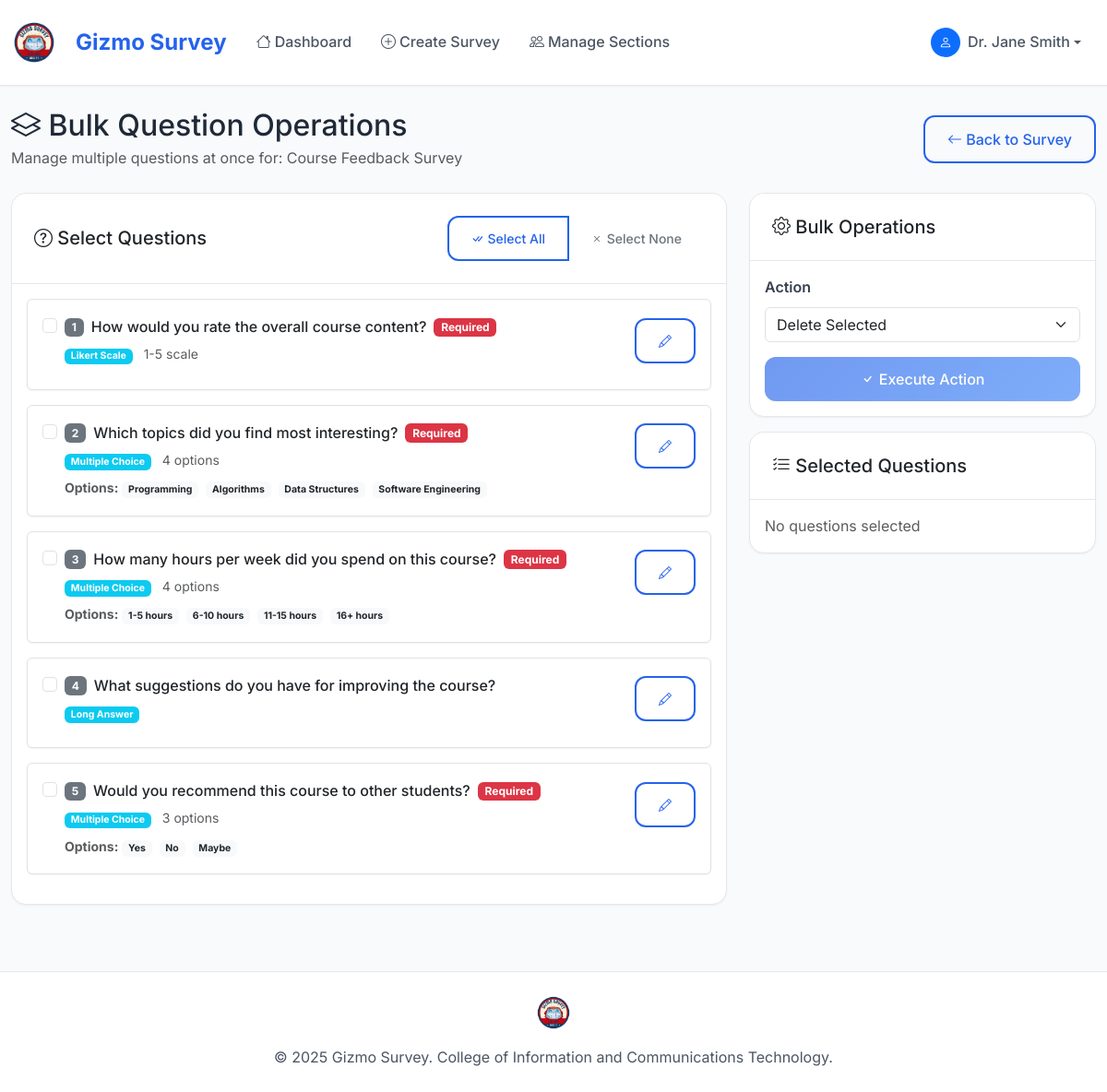
Screenshot of /teacher/survey/1/questions/bulk/ (signed in) with the database file from the repository.
### myapp/models.py (models this page shows, shortened)
class Survey(models.Model):
    title = models.CharField(max_length=200)
    description = models.TextField(blank=True)
    created_by = models.ForeignKey(User, on_delete=models.CASCADE, related_name='created_surveys')
    sections = models.ManyToManyField(Section, related_name='surveys')
    is_active = models.BooleanField(default=True)
    created_at = models.DateTimeField(auto_now_add=True)
    updated_at = models.DateTimeField(auto_now=True)
    due_date = models.DateTimeField(null=True, blank=True)
    class Meta:
        ordering = ['-created_at']

class Question(models.Model):
    QUESTION_TYPES = [
        ('multiple_choice', 'Multiple Choice'),
        ('likert_scale', 'Likert Scale'),
        ('short_answer', 'Short Answer'),
        ('long_answer', 'Long Answer'),
    ]
    survey = models.ForeignKey(Survey, on_delete=models.CASCADE, related_name='questions')
    question_text = models.TextField()
    question_type = models.CharField(max_length=20, choices=QUESTION_TYPES)
    is_required = models.BooleanField(default=True)
    order = models.PositiveIntegerField(default=0)
    options = models.JSONField(default=list, blank=True)
    likert_min = models.IntegerField(default=1)
    likert_max = models.IntegerField(default=5)
    likert_labels = models.JSONField(default=list, blank=True)
    class Meta:
        ordering = ['order']

### myapp/views.py (the view)
# urls.py: path('teacher/survey/<int:survey_id>/questions/bulk/', views.question_bulk_operations, name='question_bulk_operations'),
@login_required
def question_bulk_operations(request, survey_id):
    profile = UserProfile.objects.get(user=request.user)
    if profile.role != 'teacher':
        messages.error(request, 'Access denied. Teacher access required.')
        return redirect('home')
    survey = get_object_or_404(Survey, id=survey_id, created_by=request.user)
    if request.method == 'POST':
        form = QuestionBulkForm(request.POST)
        if form.is_valid():
            action = form.cleaned_data['action']
            question_ids = form.cleaned_data['question_ids'].split(',')
            questions = Question.objects.filter(id__in=question_ids, survey=survey)
            if action == 'delete':
                count = questions.count()
                questions.delete()
                messages.success(request, f'{count} questions deleted successfully!')
            elif action == 'reorder':
                new_order = form.cleaned_data['new_order']
                if new_order:
                    order_numbers = [int(x.strip()) for x in new_order.split(',') if x.strip()]
                    for i, question in enumerate(questions):
                        if i < len(order_numbers):
                            question.order = order_numbers[i]
                            question.save()
                    messages.success(request, 'Questions reordered successfully!')
            elif action == 'toggle_required':
                for question in questions:
                    question.is_required = not question.is_required
                    question.save()
                messages.success(request, 'Required status toggled successfully!')
            elif action == 'change_type':
                new_type = form.cleaned_data['new_type']
                if new_type:
                    questions.update(question_type=new_type)
                    messages.success(request, f'Question type changed to {new_type} successfully!')
            return redirect('edit_survey', survey_id=survey.id)
    else:
        form = QuestionBulkForm()
    context = {
        'survey': survey,
        'form': form,
        'profile': profile,
    }
    return render(request, 'myapp/question_bulk_operations.html', context)

### myapp/templates/myapp/question_bulk_operations.html (shortened to what this page needs)
{% extends 'myapp/base.html' %}
{% block content %}
<div class="container-fluid py-4">
    <div class="row">
        <div class="col-12">
            <div class="d-flex justify-content-between align-items-center mb-4">
                <div>
                    <h2 class="mb-1">
                        <i class="bi bi-layers"></i> Bulk Question Operations
                    </h2>
                    <p class="text-muted mb-0">
                        Manage multiple questions at once for: {{ survey.title }}
                    </p>
                </div>
                <div class="d-flex gap-2">
                    <a href="{% url 'edit_survey' survey.id %}" class="btn btn-outline-primary">
                        <i class="bi bi-arrow-left"></i> Back to Survey
                    </a>
                </div>
            </div>
        </div>
    </div>
    <div class="row">
        <div class="col-lg-8">
            <div class="card">
                <div class="card-header d-flex justify-content-between align-items-center">
                    <h5 class="mb-0">
                        <i class="bi bi-question-circle"></i> Select Questions
                    </h5>
                    <div class="btn-group" role="group">
                        <button type="button" class="btn btn-outline-primary btn-sm" onclick="selectAll()">
                            <i class="bi bi-check-all"></i> Select All
                        </button>
                        <button type="button" class="btn btn-outline-secondary btn-sm" onclick="selectNone()">
                            <i class="bi bi-x"></i> Select None
                        </button>
                    </div>
                </div>
                <div class="card-body">
                    {% if survey.questions.all %}
                        <div class="questions-list" id="questionsList">
                            {% for question in survey.questions.all %}
                                <div class="question-item mb-3 p-3 border rounded" data-question-id="{{ question.id }}">
                                    <div class="form-check">
                                        <input class="form-check-input question-checkbox" type="checkbox"
                                               value="{{ question.id }}" id="question_{{ question.id }}">
                                        <label class="form-check-label w-100" for="question_{{ question.id }}">
                                            <div class="d-flex justify-content-between align-items-start">
                                                <div class="flex-grow-1">
                                                    <div class="d-flex align-items-center mb-2">
                                                        <span class="badge bg-secondary me-2">{{ question.order }}</span>
                                                        <h6 class="mb-0">{{ question.question_text }}</h6>
                                                        {% if question.is_required %}
                                                            <span class="badge bg-danger ms-2">Required</span>
                                                        {% endif %}
                                                    </div>
                                                    <div class="small text-muted mb-2">
                                                        <span class="badge bg-info">{{ question.get_question_type_display }}</span>
                                                        {% if question.question_type == 'multiple_choice' and question.options %}
                                                            <span class="ms-2">{{ question.options|length }} options</span>
                                                        {% elif question.question_type == 'likert_scale' %}
                                                            <span class="ms-2">{{ question.likert_min }}-{{ question.likert_max }} scale</span>
                                                        {% endif %}
                                                    </div>
                                                    {% if question.question_type == 'multiple_choice' and question.options %}
                                                        <div class="small text-muted">
                                                            <strong>Options:</strong>
                                                            {% for option in question.options %}
                                                                <span class="badge bg-light text-dark me-1">{{ option }}</span>
                                                            {% endfor %}
                                                        </div>
                                                    {% endif %}
                                                </div>
                                                <div class="btn-group" role="group">
                                                    <a href="{% url 'edit_question' question.id %}" class="btn btn-outline-primary btn-sm">
                                                        <i class="bi bi-pencil"></i>
                                                    </a>
                                                </div>
                                            </div>
                                        </label>
                                    </div>
                                </div>
                            {% endfor %}
                        </div>
                    {% endif %}
                </div>
            </div>
        </div>
        <div class="col-lg-4">
            <div class="card">
                <div class="card-header">
                    <h5 class="mb-0">
                        <i class="bi bi-gear"></i> Bulk Operations
                    </h5>
                </div>
                <div class="card-body">
                    <form method="post" id="bulkForm">
                        <div class="mb-3">
                            <label for="{{ form.action.id_for_label }}" class="form-label">Action</label>
                            {{ form.action }}
                        </div>
                        <div class="d-grid">
                            <button type="submit" class="btn btn-primary" id="submitBtn" disabled>
                                <i class="bi bi-check"></i> Execute Action
                            </button>
                        </div>
                    </form>
                </div>
            </div>
            <div class="card mt-3">
                <div class="card-header">
                    <h5 class="mb-0">
                        <i class="bi bi-list-check"></i> Selected Questions
                    </h5>
                </div>
                <div class="card-body">
                    <div id="selectedSummary">
                        <p class="text-muted mb-0">No questions selected</p>
                    </div>
                </div>
            </div>
        </div>
    </div>
</div>
{% endblock %}

### myapp/templates/myapp/base.html (shortened to what this page needs)
<!DOCTYPE html>
<html lang="en">
<head>
    <link href="https://cdn.jsdelivr.net/npm/bootstrap@5.3.0/dist/css/bootstrap.min.css" rel="stylesheet">
    <link href="https://cdn.jsdelivr.net/npm/bootstrap-icons@1.10.0/font/bootstrap-icons.css" rel="stylesheet">
</head>
<body>
    <nav class="navbar navbar-expand-lg navbar-light">
        <div class="container-fluid">
            <a class="navbar-brand d-flex align-items-center" href="{% url 'home' %}">
                {% load static %}
                <img src="{% static 'myapp/images/logo_survey.png' %}" alt="Gizmo Survey Logo" class="navbar-logo">
                <span class="brand-text">Gizmo Survey</span>
            </a>
            {% if user.is_authenticated %}
            <div class="collapse navbar-collapse" id="navbarNav">
                <ul class="navbar-nav me-auto">
                    {% if user.userprofile.role == 'student' %}
                        <li class="nav-item">
                            <a class="nav-link" href="{% url 'student_dashboard' %}">
                                <i class="bi bi-house me-1"></i>Dashboard
                            </a>
                        </li>
                        <li class="nav-item">
                            <a class="nav-link" href="{% url 'student_history' %}">
                                <i class="bi bi-clock-history me-1"></i>My Responses
                            </a>
                        </li>
                    {% elif user.userprofile.role == 'teacher' %}
                        <li class="nav-item">
                            <a class="nav-link" href="{% url 'teacher_dashboard' %}">
                                <i class="bi bi-house me-1"></i>Dashboard
                            </a>
                        </li>
                        <li class="nav-item">
                            <a class="nav-link" href="{% url 'create_survey' %}">
                                <i class="bi bi-plus-circle me-1"></i>Create Survey
                            </a>
                        </li>
                        <li class="nav-item">
                            <a class="nav-link" href="{% url 'manage_sections' %}">
                                <i class="bi bi-people me-1"></i>Manage Sections
                            </a>
                        </li>
                    {% endif %}
                </ul>
                <ul class="navbar-nav">
                    <li class="nav-item dropdown">
                        <a class="nav-link dropdown-toggle d-flex align-items-center" href="#" role="button" data-bs-toggle="dropdown">
                            <div class="bg-primary rounded-circle d-flex align-items-center justify-content-center me-2" style="width: 32px; height: 32px;">
                                <i class="bi bi-person text-white" style="font-size: 0.875rem;"></i>
                            </div>
                            <span class="fw-medium">{{ user.get_full_name|default:user.username }}</span>
                        </a>
                    </li>
                </ul>
            </div>
            {% endif %}
        </div>
    </nav>
    <main class="main-content">
        {% block content %}{% endblock %}
    </main>
    <footer class="footer text-center py-4 mt-5">
        <div class="container">
            {% load static %}
            <img src="{% static 'myapp/images/logo_survey.png' %}" alt="Gizmo Survey Logo" class="footer-logo">
            <p class="mb-0">&copy; 2025 Gizmo Survey. College of Information and Communications Technology.</p>
        </div>
    </footer>
</body>
</html>

### rows the page displays
Survey: title "Course Feedback Survey"
Question: order "1", question_text "How would you rate the overall course content?", is_required "Required", question_type "Likert Scale", likert_min "1", likert_max "5"
Question: order "2", question_text "Which topics did you find most interesting?", is_required "Required", question_type "Multiple Choice", options|length "4", options "Programming" "Algorithms" "Data Structures" "Software Engineering"
Question: order "3", question_text "How many hours per week did you spend on this course?", is_required "Required", question_type "Multiple Choice", options|length "4", options "1-5 hours" "6-10 hours" "11-15 hours" "16+ hours"
Question: order "4", question_text "What suggestions do you have for improving the course?", question_type "Long Answer"
Question: order "5", question_text "Would you recommend this course to other students?", is_required "Required", question_type "Multiple Choice", options|length "3", options "Yes" "No" "Maybe"

### other values shown
{{ user.get_full_name|default:user.username }} "Dr. Jane Smith"
